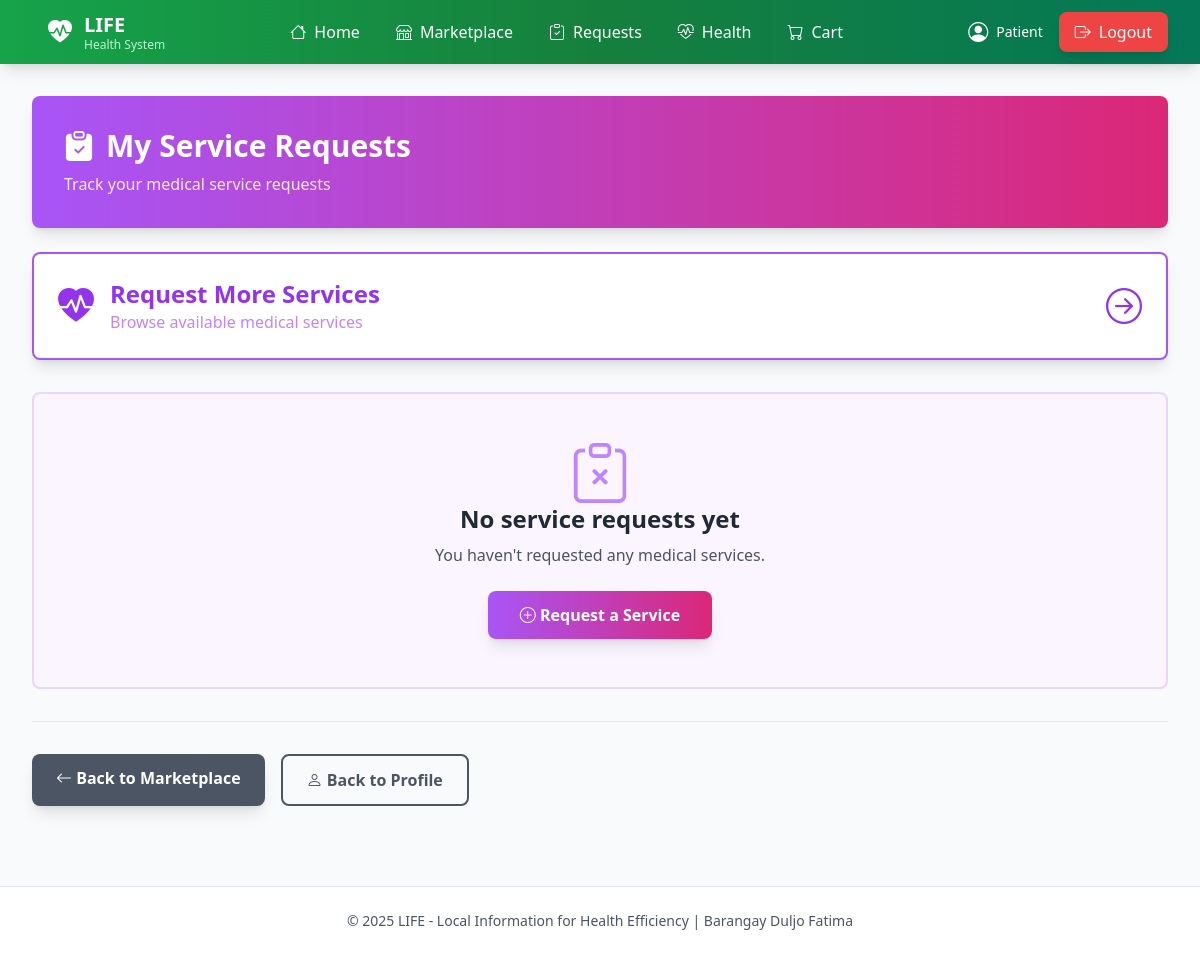
Page /my_service_requests (signed in) on the earlier database version.
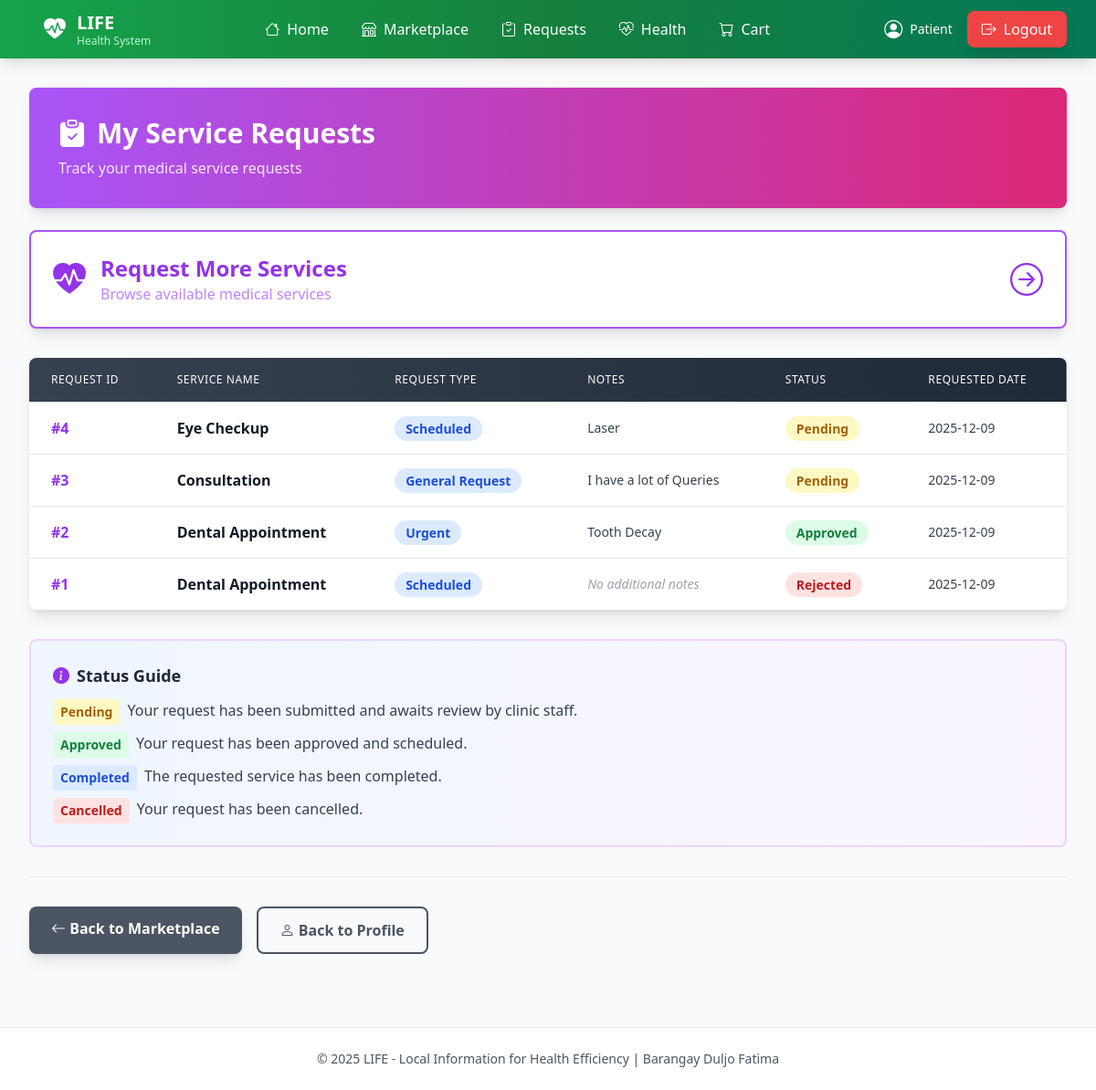
Same page on the later database version.
### tables this page shows
CREATE TABLE service_requests (
            id INTEGER PRIMARY KEY AUTOINCREMENT,
            patient_id INTEGER NOT NULL,
            service_id INTEGER NOT NULL,
            request_type TEXT NOT NULL,
            notes TEXT,
            status TEXT DEFAULT 'Pending',
            requested_at TIMESTAMP DEFAULT CURRENT_TIMESTAMP,
            FOREIGN KEY (patient_id) REFERENCES patients(id),
            FOREIGN KEY (service_id) REFERENCES medical_services(id)
        );

CREATE TABLE medical_services (
            id INTEGER PRIMARY KEY AUTOINCREMENT,
            name TEXT NOT NULL,
            description TEXT,
            category TEXT NOT NULL
        );

### app.py (the view)
@app.route("/my_service_requests")
def my_service_requests():
    if session.get("role") != 'patient':
        return redirect(url_for('patient_signin'))
    patient_id = session.get("user_id")
    db = get_db()
    c = db.cursor()
    requests_data = c.execute("""
        SELECT sr.id, sr.request_type, sr.notes, sr.status, sr.requested_at, ms.name as service_name
        FROM service_requests sr
        JOIN medical_services ms ON sr.service_id = ms.id
        WHERE sr.patient_id = ?
        ORDER BY sr.requested_at DESC
    """, (patient_id,)).fetchall()
    return render_template("my_service_requests.html", requests=requests_data)

### app.py (called while the page is built)
def get_db():
    db = getattr(g, "_database", None)
    if db is None:
        db = g._database = sqlite3.connect(DATABASE)
        db.row_factory = sqlite3.Row
    return db

@app.teardown_appcontext
def close_connection(exception):
    db = getattr(g, "_database", None)
    if db is not None:
        db.close()

### templates/my_service_requests.html
{% extends "layout.html" %}
{% block content %}
<div class="bg-gradient-to-r from-purple-500 to-pink-600 text-white p-8 rounded-lg shadow-lg mb-6 animate-slideDown">
    <h2 class="text-3xl font-bold flex items-center gap-3">
        <i class="bi bi-clipboard-check-fill"></i>
        My Service Requests
    </h2>
    <p class="text-purple-100 mt-2">Track your medical service requests</p>
</div>
<div class="mb-8 animate-fadeIn">
    <a href="{{ url_for('medical_services') }}" class="block bg-white text-purple-600 p-6 rounded-lg shadow-lg hover:shadow-xl transition-all transform hover:scale-105 border-2 border-purple-500">
        <div class="flex items-center justify-between">
            <div class="flex items-center gap-4">
                <i class="bi bi-heart-pulse-fill text-4xl"></i>
                <div>
                    <h3 class="text-2xl font-bold">Request More Services</h3>
                    <p class="text-purple-400">Browse available medical services</p>
                </div>
            </div>
            <i class="bi bi-arrow-right-circle text-4xl"></i>
        </div>
    </a>
</div>
{% if requests %}
<div class="bg-white rounded-lg shadow-lg overflow-hidden mb-8 animate-fadeIn card-hover">
    <div class="overflow-x-auto">
        <table class="min-w-full divide-y divide-gray-200">
            <thead class="bg-gradient-to-r from-gray-700 to-gray-800">
                <tr>
                    <th class="px-6 py-4 text-left text-xs font-medium text-white uppercase tracking-wider">Request ID</th>
                    <th class="px-6 py-4 text-left text-xs font-medium text-white uppercase tracking-wider">Service Name</th>
                    <th class="px-6 py-4 text-left text-xs font-medium text-white uppercase tracking-wider">Request Type</th>
                    <th class="px-6 py-4 text-left text-xs font-medium text-white uppercase tracking-wider">Notes</th>
                    <th class="px-6 py-4 text-left text-xs font-medium text-white uppercase tracking-wider">Status</th>
                    <th class="px-6 py-4 text-left text-xs font-medium text-white uppercase tracking-wider">Requested Date</th>
                </tr>
            </thead>
            <tbody class="bg-white divide-y divide-gray-200">
                {% for req in requests %}
                <tr class="hover:bg-gray-50 transition-colors">
                    <td class="px-6 py-4 font-bold text-purple-600">#{{ req.id }}</td>
                    <td class="px-6 py-4 font-semibold text-gray-900">{{ req.service_name }}</td>
                    <td class="px-6 py-4">
                        <span class="px-3 py-1 bg-blue-100 text-blue-700 rounded-full text-sm font-semibold">{{ req.request_type }}</span>
                    </td>
                    <td class="px-6 py-4 text-gray-700 text-sm">
                        {% if req.notes %}
                            {{ req.notes[:50] }}{% if req.notes|length > 50 %}...{% endif %}
                        {% else %}
                            <span class="text-gray-400 italic">No additional notes</span>
                        {% endif %}
                    </td>
                    <td class="px-6 py-4">
                        {% if req.status == 'Pending' %}
                            <span class="px-3 py-1 bg-yellow-100 text-yellow-700 rounded-full text-sm font-semibold">{{ req.status }}</span>
                        {% elif req.status == 'Approved' %}
                            <span class="px-3 py-1 bg-green-100 text-green-700 rounded-full text-sm font-semibold">{{ req.status }}</span>
                        {% elif req.status == 'Completed' %}
                            <span class="px-3 py-1 bg-blue-100 text-blue-700 rounded-full text-sm font-semibold">{{ req.status }}</span>
                        {% else %}
                            <span class="px-3 py-1 bg-red-100 text-red-700 rounded-full text-sm font-semibold">{{ req.status }}</span>
                        {% endif %}
                    </td>
                    <td class="px-6 py-4 text-gray-700 text-sm">{{ req.requested_at[:10] }}</td>
                </tr>
                {% endfor %}
            </tbody>
        </table>
    </div>
</div>
<div class="bg-gradient-to-r from-blue-50 to-purple-50 border-2 border-purple-200 rounded-lg p-6 mb-8 animate-fadeIn">
    <h6 class="text-lg font-bold text-gray-800 mb-3 flex items-center gap-2">
        <i class="bi bi-info-circle-fill text-purple-600"></i>
        Status Guide
    </h6>
    <ul class="space-y-2 text-gray-700">
        <li class="flex items-start gap-2">
            <span class="px-2 py-1 bg-yellow-100 text-yellow-700 rounded text-sm font-semibold">Pending</span>
            <span>Your request has been submitted and awaits review by clinic staff.</span>
        </li>
        <li class="flex items-start gap-2">
            <span class="px-2 py-1 bg-green-100 text-green-700 rounded text-sm font-semibold">Approved</span>
            <span>Your request has been approved and scheduled.</span>
        </li>
        <li class="flex items-start gap-2">
            <span class="px-2 py-1 bg-blue-100 text-blue-700 rounded text-sm font-semibold">Completed</span>
            <span>The requested service has been completed.</span>
        </li>
        <li class="flex items-start gap-2">
            <span class="px-2 py-1 bg-red-100 text-red-700 rounded text-sm font-semibold">Cancelled</span>
            <span>Your request has been cancelled.</span>
        </li>
    </ul>
</div>
{% else %}
<div class="bg-purple-50 border-2 border-purple-200 rounded-lg p-12 text-center animate-fadeIn">
    <i class="bi bi-clipboard-x text-6xl text-purple-400 mb-4"></i>
    <h5 class="text-2xl font-bold text-gray-800 mb-2">No service requests yet</h5>
    <p class="text-gray-600 mb-6">You haven't requested any medical services.</p>
    <a href="{{ url_for('medical_services') }}" class="inline-block bg-gradient-to-r from-purple-500 to-pink-600 text-white px-8 py-3 rounded-lg hover:from-purple-600 hover:to-pink-700 transition-all transform hover:scale-105 font-semibold shadow-lg">
        <i class="bi bi-plus-circle"></i> Request a Service
    </a>
</div>
{% endif %}
<hr class="my-8 border-gray-200">
<div class="flex flex-wrap gap-4">
    <a href="{{ url_for('patient_marketplace') }}" class="px-6 py-3 bg-gray-600 text-white rounded-lg hover:bg-gray-700 transition-all transform hover:scale-105 font-semibold shadow-lg">
        <i class="bi bi-arrow-left"></i> Back to Marketplace
    </a>
    <a href="{{ url_for('patient_profile') }}" class="px-6 py-3 border-2 border-gray-600 text-gray-600 rounded-lg hover:bg-gray-600 hover:text-white transition-all transform hover:scale-105 font-semibold">
        <i class="bi bi-person"></i> Back to Profile
    </a>
</div>
{% endblock %}

### templates/layout.html (shortened to what this page needs)
<!DOCTYPE html>
<html lang="en">
<head>
    <script src="https://cdn.tailwindcss.com"></script>
    <link rel="stylesheet" href="https://cdn.jsdelivr.net/npm/bootstrap-icons@1.11.1/font/bootstrap-icons.css">
</head>
<body class="bg-gray-50 min-h-screen pb-20 md:pb-0">
    <header class="bg-gradient-to-r from-green-600 via-green-700 to-emerald-700 shadow-lg sticky top-0 z-50">
        <div class="max-w-7xl mx-auto px-4 sm:px-6 lg:px-8">
            <div class="flex justify-between items-center h-16">
                <div class="flex items-center space-x-4">
                    <a href="{{ url_for('home') }}" class="flex items-center space-x-3 animate-slideDown">
                        <i class="bi bi-heart-pulse-fill text-white text-2xl"></i>
                        <div class="flex flex-col">
                            <span class="text-white font-bold text-xl leading-tight">LIFE</span>
                            <span class="text-green-200 text-xs leading-tight hidden sm:block">Health System</span>
                        </div>
                    </a>
                </div>
                {% if session and session.get('user_id') %}
                <nav class="hidden md:flex items-center space-x-1">
                    {% if session.get('role') == 'worker' %}
                        <a href="{{ url_for('dashboard') }}" class="text-white hover:bg-green-800 px-4 py-2 rounded-lg transition-all flex items-center space-x-2">
                            <i class="bi bi-speedometer2"></i>
                            <span>Dashboard</span>
                        </a>
                        <a href="{{ url_for('patients') }}" class="text-white hover:bg-green-800 px-4 py-2 rounded-lg transition-all flex items-center space-x-2">
                            <i class="bi bi-people"></i>
                            <span>Patients</span>
                        </a>
                        <a href="{{ url_for('admin_requests') }}" class="text-white hover:bg-green-800 px-4 py-2 rounded-lg transition-all flex items-center space-x-2">
                            <i class="bi bi-clipboard-check"></i>
                            <span>Requests</span>
                        </a>
                        <a href="{{ url_for('admin_orders') }}" class="text-white hover:bg-green-800 px-4 py-2 rounded-lg transition-all flex items-center space-x-2">
                            <i class="bi bi-box-seam"></i>
                            <span>Orders</span>
                        </a>
                    {% else %}
                        <a href="{{ url_for('patient_profile') }}" class="text-white hover:bg-green-800 px-4 py-2 rounded-lg transition-all flex items-center space-x-2">
                            <i class="bi bi-house"></i>
                            <span>Home</span>
                        </a>
                        <a href="{{ url_for('patient_marketplace') }}" class="text-white hover:bg-green-800 px-4 py-2 rounded-lg transition-all flex items-center space-x-2">
                            <i class="bi bi-shop"></i>
                            <span>Marketplace</span>
                        </a>
                        <a href="{{ url_for('my_service_requests') }}" class="text-white hover:bg-green-800 px-4 py-2 rounded-lg transition-all flex items-center space-x-2">
                            <i class="bi bi-clipboard-check"></i>
                            <span>Requests</span>
                        </a>
                        <a href="{{ url_for('view_health_records') }}" class="text-white hover:bg-green-800 px-4 py-2 rounded-lg transition-all flex items-center space-x-2">
                            <i class="bi bi-heart-pulse"></i>
                            <span>Health</span>
                        </a>
                        <a href="{{ url_for('view_cart') }}" class="text-white hover:bg-green-800 px-4 py-2 rounded-lg transition-all flex items-center space-x-2">
                            <i class="bi bi-cart"></i>
                            <span>Cart</span>
                        </a>
                    {% endif %}
                </nav>
                <div class="flex items-center space-x-4 animate-slideDown">
                    <div class="hidden lg:flex items-center space-x-2 text-white">
                        <i class="bi bi-person-circle text-xl"></i>
                        <span class="text-sm font-medium">
                            {% if session.get('role') == 'worker' %}Admin{% else %}Patient{% endif %}
                        </span>
                    </div>
                    <button onclick="document.getElementById('logoutModal').classList.remove('hidden')"
                            class="bg-red-500 hover:bg-red-600 text-white px-4 py-2 rounded-lg transition-all duration-300 transform hover:scale-105 flex items-center space-x-2 shadow-lg">
                        <i class="bi bi-box-arrow-right"></i>
                        <span class="hidden sm:inline">Logout</span>
                    </button>
                </div>
                {% endif %}
            </div>
        </div>
    </header>
    <main class="max-w-7xl mx-auto px-4 sm:px-6 lg:px-8 py-8 animate-fadeIn">
        {% block content %}{% endblock %}
    </main>
    <footer class="bg-white border-t border-gray-200 mt-12 mb-16 md:mb-0">
        <div class="max-w-7xl mx-auto px-4 sm:px-6 lg:px-8 py-6">
            <p class="text-center text-gray-600 text-sm">
                © 2025 LIFE - Local Information for Health Efficiency | Barangay Duljo Fatima
            </p>
        </div>
    </footer>
</body>
</html>

### templates/layout.html (style rules this page uses)
.animate-slideDown { animation: slideDown 0.3s ease-out; }
.animate-fadeIn { animation: fadeIn 0.5s ease-out; }
.card-hover { transition: all 0.3s ease; }

Differences in the rows shown:
added service_requests: id "4", service_name "Eye Checkup", request_type "Scheduled", notes "Laser", status "Pending", requested_at "2025-12-09"
added service_requests: id "3", service_name "Consultation", request_type "General Request", notes "I have a lot of Queries", status "Pending", requested_at "2025-12-09"
added service_requests: id "2", service_name "Dental Appointment", request_type "Urgent", notes "Tooth Decay", status "Approved", requested_at "2025-12-09"
added service_requests: id "1", service_name "Dental Appointment", request_type "Scheduled", notes "No additional notes", status "Rejected", requested_at "2025-12-09"
Other differences:
text no longer shown: "No service requests yet You haven't requested any medical services. Request a Service"
text now shown: "REQUEST ID SERVICE NAME REQUEST TYPE NOTES STATUS REQUESTED DATE Status Guide Pending Your request has been submitted and awaits review by clinic staff. Approved Your request has been approved and scheduled. Completed The requested service has been completed. Cancelled Your request has been cancelled."
